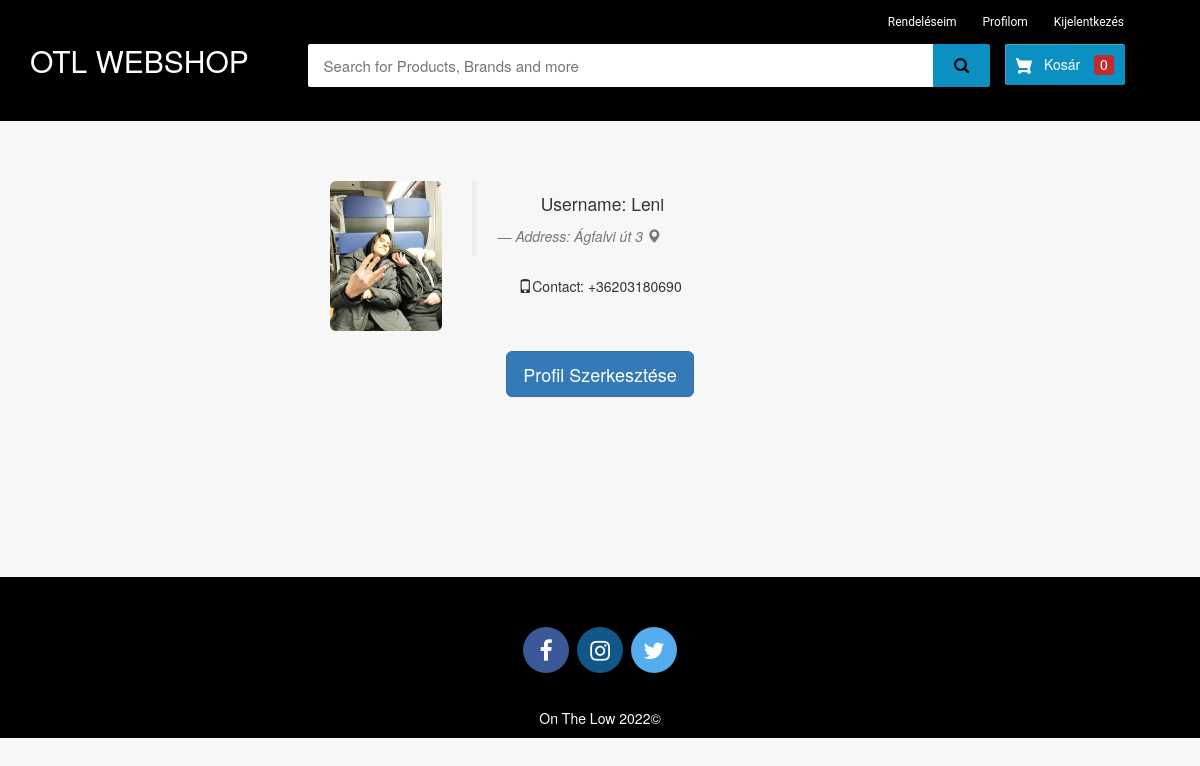
Page /my-profile (signed in) on the committed database.
### ecom/models.py (models this page shows, shortened)
class Customer(models.Model):
    user=models.OneToOneField(User,on_delete=models.CASCADE)
    profile_pic= models.ImageField(upload_to='profile_pic/CustomerProfilePic/',null=True,blank=True)
    address = models.CharField(max_length=40)
    mobile = models.CharField(max_length=20,null=False)

### ecom/views.py (the view)
# urls.py: path('my-profile', views.my_profile_view,name='my-profile'),
@login_required(login_url='customerlogin')
@user_passes_test(is_customer)
def my_profile_view(request):
    customer=models.Customer.objects.get(user_id=request.user.id)
    return render(request,'ecom/my_profile.html',{'customer':customer})

### ecom/views.py (called while the page is built)
def is_customer(user):
    return user.groups.filter(name='CUSTOMER').exists()

### templates/ecom/my_profile.html (shortened to what this page needs)
{% extends 'ecom/customer_base.html' %}
{% load static %}
{% block content %}
<br><br><br>
<div style="padding-left:300px;" class="container">
        <div class="col-sm-2 col-md-2">
            <img src="{% static customer.profile_pic.url %}"   alt="profile pic" class="img-rounded img-responsive" />
        </div>
        <div class="col-sm-4 col-md-4">
            <blockquote>
                <p>Username: {{request.user}}</p> <small><cite title="Source Title">Address: {{customer.address}}  <i class="glyphicon glyphicon-map-marker"></i></cite></small>
            </blockquote>
            <p><i class="glyphicon glyphicon-phone"></i>Contact: {{customer.mobile}}
            </p>
        </div>
</div>
<br>
<div style="text-align: center;">
  <a href="/edit-profile"><button class="btn btn-primary btn-lg" ><span>Profil Szerkesztése </span></button></a>
</div>
<br><br><br><br><br><br>
{% endblock content %}

### templates/ecom/customer_base.html (style rules this page uses)
body { background-color: #f7f7f7; }
p { text-align: center; }

### templates/ecom/my_profile.html (style rules this page uses)
body { background-color:#f7f7f7; }

### rows in the picture
Customer: profile_pic (picture), address "Ágfalvi út 3", mobile "+36203180690"

### other values in the picture
{{ request.user }} "Leni"
